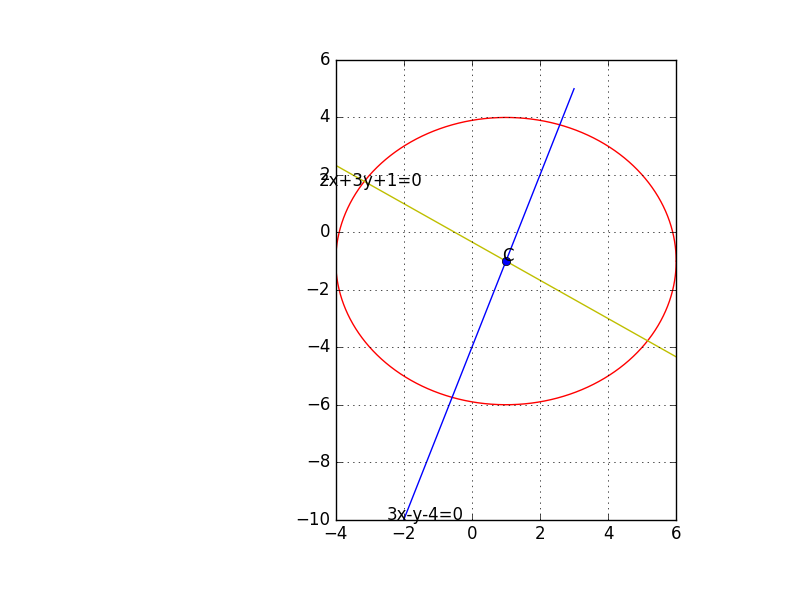

Here is the Python script that generated this plot:
import numpy as np
import matplotlib.pyplot as plt
C=np.array([1,-1])
r=5
len=5000
circle1=np.zeros((2,len))
circle2=np.zeros((2,len))
line1=np.zeros((2,len))
line2=np.zeros((2,len))
cos=np.linspace(-1,1,len)
size1=np.linspace(-4,6,len)
size2=np.linspace(-2,3,len)
con=(0.3333333333333)

for i in range(len):
    x=cos[i]
    y1=np.sqrt(1-(cos[i]*cos[i]))
    y2=-y1
    z1=np.array([x,y1])
    z2=np.array([x,y2])
    A1=C+r*z1
    A2=C+r*z2
    circle1[:,i]=A1.T
    circle2[:,i]=A2.T
    
    u1=size1[i]
    v1=(-1-2*(u1))*con
    u2=size2[i]
    v2=3*(u2)-4
    A3=np.array([u1,v1])
    A4=np.array([u2,v2])
    line1[:,i]=A3.T
    line2[:,i]=A4.T
  

plt.plot(circle1[0,:],circle1[1,:],'r')
plt.plot(circle2[0,:],circle2[1,:],'r')
plt.plot(line1[0,:],line1[1,:],'y')
plt.plot(line2[0,:],line2[1,:],'b')

plt.plot(C[0],C[1],'o')
plt.text(C[0]*(1-0.1),C[1]*(1),'C')
plt.text(-4.5,1.6,'2x+3y+1=0')
plt.text(-2.5,-10,'3x-y-4=0')


plt.legend(loc='best')
plt.grid()
plt.show()
